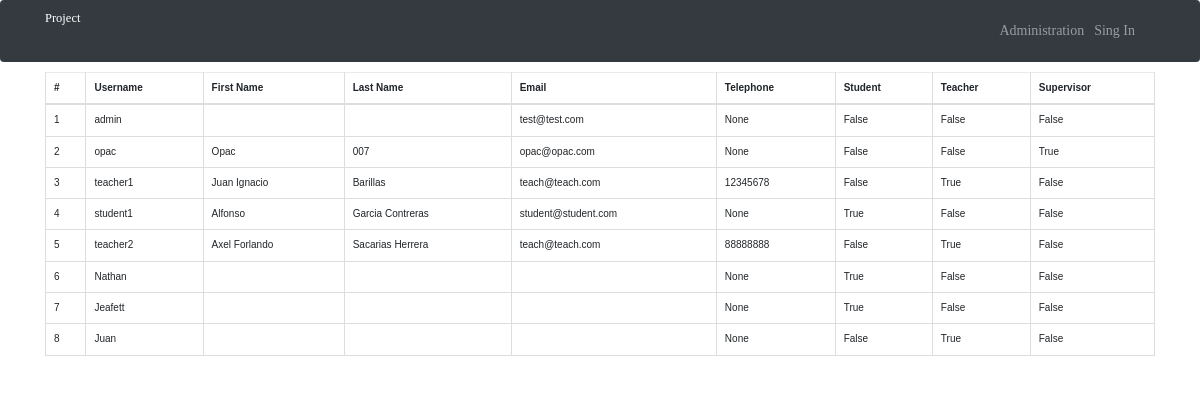
/users/, run on the app's committed database.
### users/models.py (models this page shows)
class CustomUser(AbstractUser):
    first_name = models.CharField(max_length=50)
    last_name = models.CharField(max_length=50)
    telephone = models.IntegerField(null=True, blank=True)
    is_student = models.BooleanField(default=False)
    is_teacher = models.BooleanField(default=False)
    is_supervisor = models.BooleanField(default=False)

### users/views.py (the view)
# urls.py: url(r'^users/$', views.user_list, name='user_list'),
def user_list(request):
    users = CustomUser.objects.all()
    return render(request, 'user/user_list.html', {'users': users})

### templates/user/user_list.html (shortened to what this page needs)
{% extends 'basi.html' %}
{% load static %}
{% block content %}
        <table class="table table-bordered" id="user-table">
            <thead>
                <tr>
                    <th>#</th>
                    <th>Username</th>
                    <th>First Name</th>
                    <th>Last Name</th>
                    <th>Email</th>
                    <th>Telephone</th>
                    <th>Student</th>
                    <th>Teacher</th>
                    <th>Supervisor</th>
                </tr>
            </thead>
            <tbody>
              {% include 'user/includes/partial_user_list.html' %}
            </tbody>
        </table>
{% endblock %}

### courses/templates/basi.html (shortened to what this page needs)
{% load static %}<!DOCTYPE html>
<html lang="en">
  <head>
    <link href="{% static 'css/bootstrap.min.css' %}" rel="stylesheet">
        <link rel="stylesheet" href="https://use.fontawesome.com/releases/v5.2.0/css/all.css">
        <link rel="stylesheet" type="text/css" href="{% static 'vendor/bootstrap/css/bootstrap.min.css' %}">
        <link rel="stylesheet" type="text/css" href="{% static 'fonts/font-awesome-4.7.0/css/font-awesome.min.css' %}">
        <link rel="stylesheet" type="text/css" href="{% static 'fonts/Linearicons-Free-v1.0.0/icon-font.min.css' %}">
        <link rel="stylesheet" type="text/css" href="{% static 'vendor/animate/animate.css' %}">
        <link rel="stylesheet" type="text/css" href="{% static 'vendor/css-hamburgers/hamburgers.min.css' %}">
        <link rel="stylesheet" type="text/css" href="{% static 'vendor/animsition/css/animsition.min.css' %}">
        <link rel="stylesheet" type="text/css" href="{% static 'vendor/select2/select2.min.css' %}">
        <link rel="stylesheet" type="text/css" href="{% static 'vendor/daterangepicker/daterangepicker.css' %}">
        <link rel="stylesheet" type="text/css" href="{% static 'css/util.css' %}">
        <link rel="stylesheet" type="text/css" href="{% static 'css/main.css' %}">
  </head>
  <body>
        <nav class="navbar navbar-expand-md navbar-dark bg-dark mb-3">
            <div class="container">
                <a class="navbar-brand" href="{% url 'home' %}">
                    Project
                </a>
                <div class="collapse navbar-collapse" id="navbarSupportedContent">
                    <ul class="navbar-nav ml-auto">
                        {% block nav %}
                            <li class="nav-item">
                                <a class="nav-link" href="{% url 'admin:index' %}"> Administration </a>
                            </li>
                            {% if user.is_authenticated %}
                            <li class="nav-item">
                              <a class="nav-link" href="{% url 'logout' %}"> Logout {{ user.username }}</a>
                            </li>
                            {% else %}
                            <li class="nav-item">
                                <a class="nav-link" href="{% url 'login' %}"> Sing In </a>
                            </li>
                            {% endif %}
                        {% endblock %}
                    </ul>
                </div>
            </div>
        </nav>
    <div class="container">
      {% block content %}
      {% endblock %}
    </div>
  </body>
</html>

### templates/user/includes/partial_user_list.html
{% for user in users %}
  <tr>
    <td>{{ user.id }}</td>
    <td>{{ user.username }}</td>
    <td>{{ user.first_name }}</td>
    <td>{{ user.last_name }}</td>
    <td>{{ user.email }}</td>
    <td>{{ user.telephone }}</td>
    <td>{{ user.is_student }}</td>
    <td>{{ user.is_teacher }}</td>
    <td>{{ user.is_supervisor }}</td>
  </tr>
{% empty %}
  <tr>
    <td colspan="8" class="text-center bg-warning">No user</td>
  </tr>
{% endfor %}

### static/css/main.css (style rules this page uses)
* { margin: 0px; padding: 0px; box-sizing: border-box; }
body, html { height: 100%; font-family: Poppins-Regular, sans-serif; }
a { font-family: Poppins-Regular; font-size: 14px; line-height: 1.7; color: #666666; margin: 0px; transition: all 0.4s; -webkit-transition: all 0.4s; -o-transition: all 0.4s; -moz-transition: all 0.4s; }
ul, li { margin: 0px; list-style-type: none; }

### data on the page
CustomUser: id "1", username "admin", email "test@test.com", telephone "None", is_student "False", is_teacher "False", is_supervisor "False"
CustomUser: id "2", username "opac", first_name "Opac", last_name "007", email "opac@opac.com", telephone "None", is_student "False", is_teacher "False", is_supervisor "True"
CustomUser: id "3", username "teacher1", first_name "Juan Ignacio", last_name "Barillas", email "teach@teach.com", telephone "12345678", is_student "False", is_teacher "True", is_supervisor "False"
CustomUser: id "4", username "student1", first_name "Alfonso", last_name "Garcia Contreras", email "student@student.com", telephone "None", is_student "True", is_teacher "False", is_supervisor "False"
CustomUser: id "5", username "teacher2", first_name "Axel Forlando", last_name "Sacarias Herrera", email "teach@teach.com", telephone "88888888", is_student "False", is_teacher "True", is_supervisor "False"
CustomUser: id "6", username "Nathan", telephone "None", is_student "True", is_teacher "False", is_supervisor "False"
CustomUser: id "7", username "Jeafett", telephone "None", is_student "True", is_teacher "False", is_supervisor "False"
CustomUser: id "8", username "Juan", telephone "None", is_student "False", is_teacher "True", is_supervisor "False"
